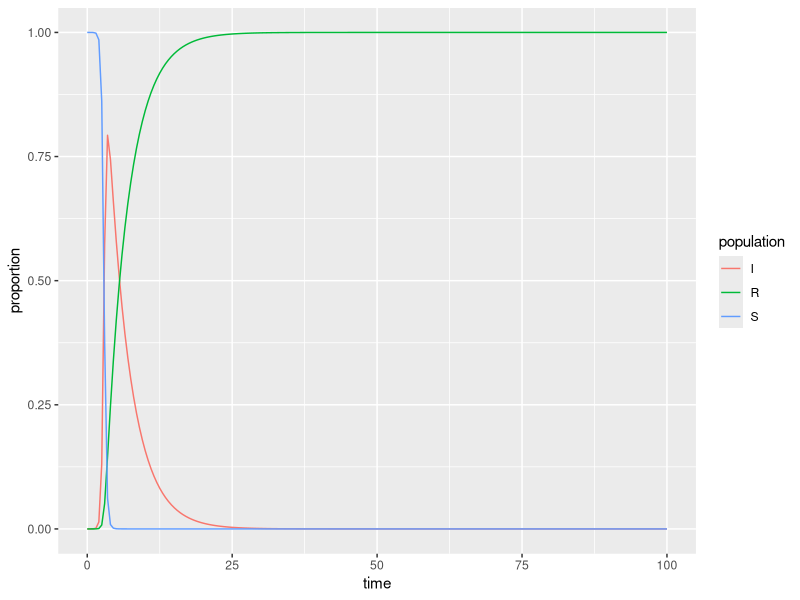

Generate this figure with R:
## ---- chunk 1
knitr::opts_chunk$set(echo = TRUE)
library(tidyverse)
library(deSolve)
## ---- chunk 2
### Specify parameters

## Proportion in each compartment: Susceptible 0.999999, Infected 0.000001, Recovered 0 (these are directly from the example linked above)
init <- c(S = 1-1e-6, I = 1e-6, R = 0.0)

## beta: infection parameter; gamma: recovery parameter
parameters <- c(beta = 5, gamma = 0.261)

## Time frame
times      <- seq(0, 100, by = 0.5)
## ---- chunk 3
## Build the function with all 
sir <- function(time, init, parameters) {

  with(as.list(c(init, parameters)), {

    dS <- -beta * S * I
    dI <-  beta * S * I - gamma * I
    dR <-  gamma * I
    
    return(list(c(dS, dI, dR)))
  })
}
## ---- chunk 4
## Solve using `deSolve::ode()`
approximation <- ode(y = init, times = times, func = sir, parms = parameters)
## ---- chunk 5
## Get output into a data frame
approx_df <- as.data.frame(approximation)

## Pivot longer so R will do the work for us: 
approx_long <- approx_df %>% 
  pivot_longer(cols = S:R, names_to = "population", values_to = "proportion")

## ---- chunk 6
ggplot(data = approx_long, aes(x = time, y = proportion)) +
  geom_line(aes(color = population))
